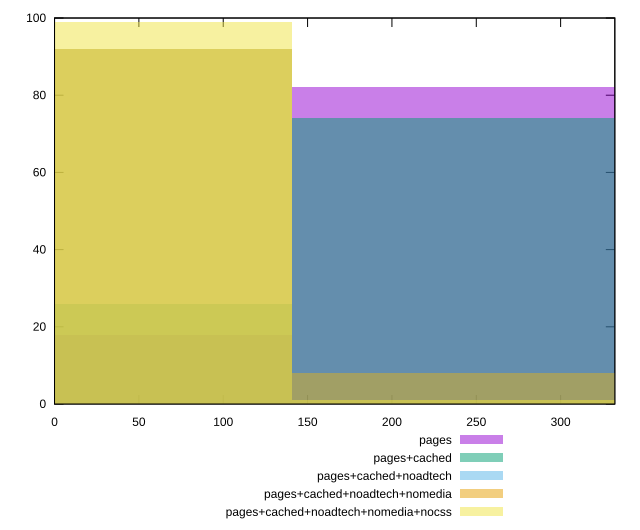

Generate this figure with gnuplot:
reset

$pages <<EOF
281.44889968961417 82
0 18
EOF

$pagesCached <<EOF
281.44889968961417 74
0 26
EOF

$pagesCachedNoadtech <<EOF
0 92
281.44889968961417 8
EOF

$pagesCachedNoadtechNomedia <<EOF
281.44889968961417 8
0 92
EOF

$pagesCachedNoadtechNomediaNocss <<EOF
281.44889968961417 1
0 99
EOF

set key outside below
set boxwidth 281.44889968961417
set xrange [0:332.126]
set yrange [0:100]
set trange [0:100]
set style fill transparent solid 0.5 noborder
set terminal svg size 640, 530 enhanced background rgb 'white'
set output "report_00023_2021-02-20T12:14:57.249Z/uses-rel-preconnect/comparison/histogram/all_raw.svg"

plot $pages title "pages" with boxes, \
     $pagesCached title "pages+cached" with boxes, \
     $pagesCachedNoadtech title "pages+cached+noadtech" with boxes, \
     $pagesCachedNoadtechNomedia title "pages+cached+noadtech+nomedia" with boxes, \
     $pagesCachedNoadtechNomediaNocss title "pages+cached+noadtech+nomedia+nocss" with boxes

reset
